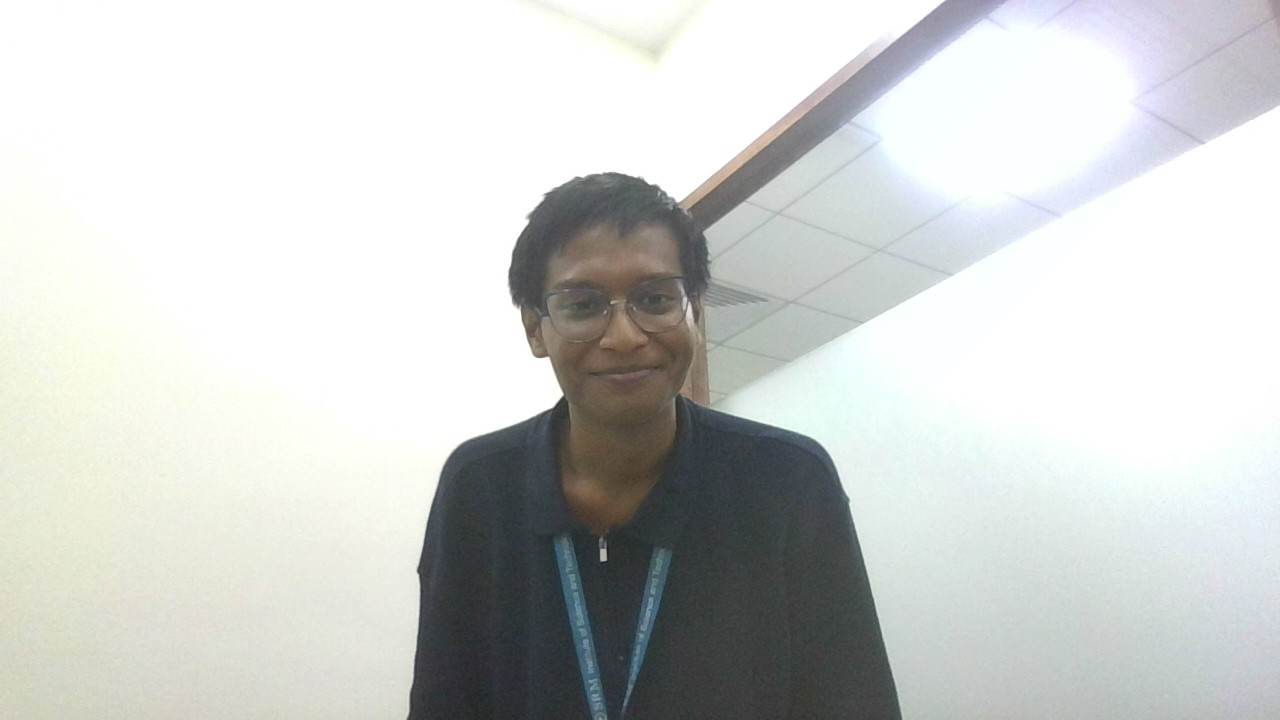
#> input picture dataset/happy/WhatsApp Image 2025-08-08 at 10.22.12 PM.jpeg, 1280 x 720 px; its folder holds only this picture in this run
$ python main.py
#> lines starting #> are read from the running program, lines starting #| are printed output that depends on the picture
import cv2
import os
import numpy as np

data_path = 'dataset'
people = os.listdir(data_path) #join path -> dataset (for training)

faces = [] # cropped grayscale face images
labels = []
label_map = {}

face_cascade = cv2.CascadeClassifier(cv2.data.haarcascades + "haarcascade_frontalface_default.xml")
#here, haarcascade -> pre-trained model

for label_id, person in enumerate(people):
    label_map[label_id] = person
    person_folder = os.path.join(data_path, person)

    for img_name in os.listdir(person_folder):
        img_path = os.path.join(person_folder, img_name)
        img = cv2.imread(img_path, cv2.IMREAD_GRAYSCALE)
#> img: shape (720, 1280); min 30, max 255, mean 207.5

        faces_rect = face_cascade.detectMultiScale(img, scaleFactor=1.1, minNeighbors=5)
#> faces_rect = [[528, 230, 178, 178]]
        for (x, y, w, h) in faces_rect:
            face = img[y:y+h, x:x+w]
            faces.append(face)
            labels.append(label_id)
#> this loop made 1 pass
#> pass 1, `face = img[y:y+h, x:x+w]`:
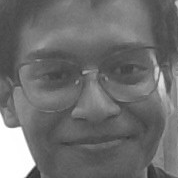
#> face: shape (178, 178); min 45, max 255, mean 110.6
#> after the loop, faces = 1 item; labels = [0]
#> pass 2 of the loop `for label_id, person in enumerate(people):`:
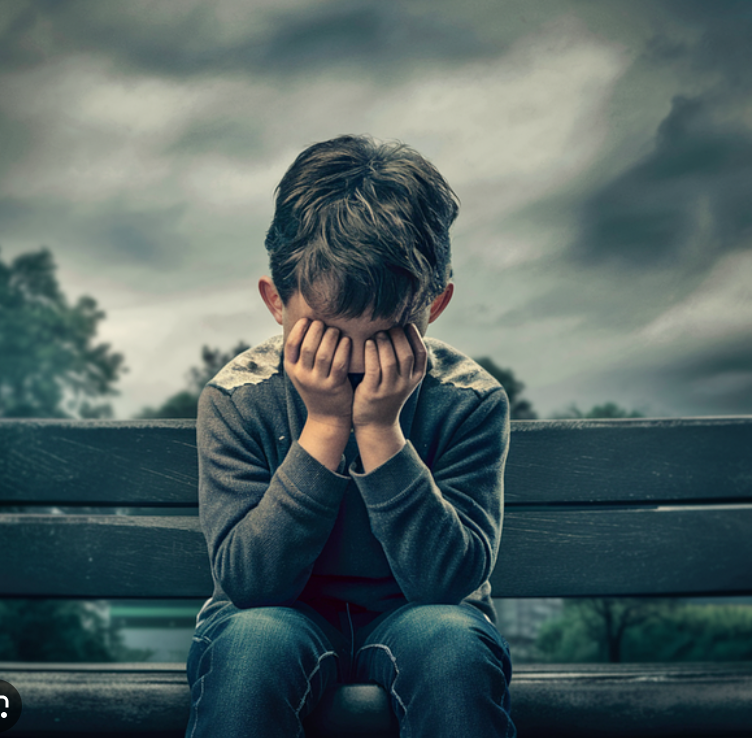
#> input picture dataset/sad/img3.png, 752 x 738 px
#> `img = cv2.imread(img_path, cv2.IMREAD_GRAYSCALE)`:
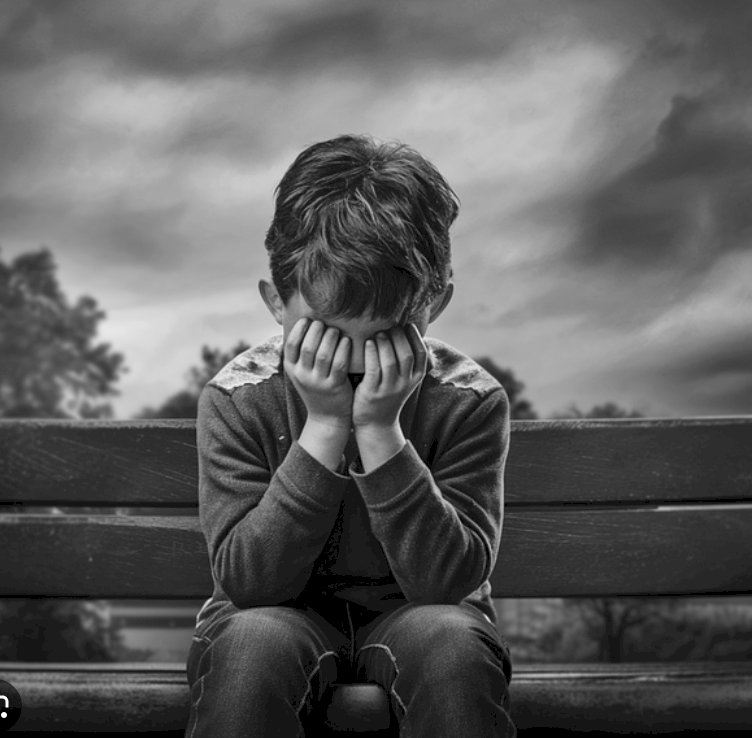
#> img: shape (738, 752); min 0, max 255, mean 95.2
#> faces_rect = ()

# Train the recognizer
recognizer = cv2.face.LBPHFaceRecognizer_create()
recognizer.train(faces, np.array(labels))
recognizer.save("face_model.yml")
np.save("label_map.npy", label_map)
